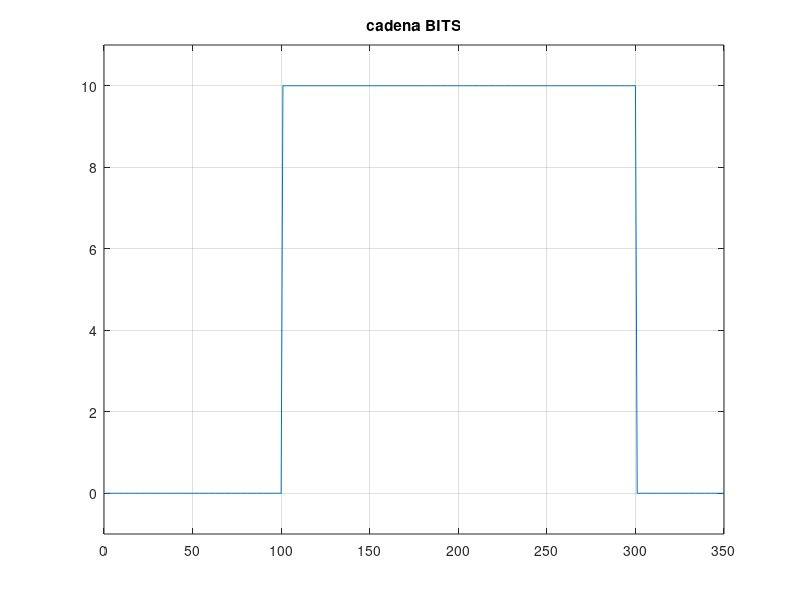

This figure's MATLAB source:
clc
clear global 
close all
%---INPUT---
texto = 'a';
regla_bit_alto = 0;

% --- PROCESS---
ascii = double (texto);
bits = dec2bin(ascii);
cadena = reshape(bits',1,[]);


tb = 50;

unos = ones(1,tb);

ceros = zeros(1,tb);

frame = [];
frameinv = [];

for n=1:length(cadena)
    
    if (cadena (n)== '1')
        frame = [ frame unos ];
        frameinv = [ frameinv ceros ];
    
    else
        frame = [ frame  ceros ];
        frameinv = [ frameinv unos ];
    end 
end 

if (regla_bit_alto ==1)
    cadena_bits = 5*frame;
 
else 
    cadena_bits = 10*frameinv; 
    
end


%---OUTPUT---


figure (1)
plot(cadena_bits)
axis ([ 0 length(cadena_bits) -1 11 ])
title('cadena BITS')
grid on